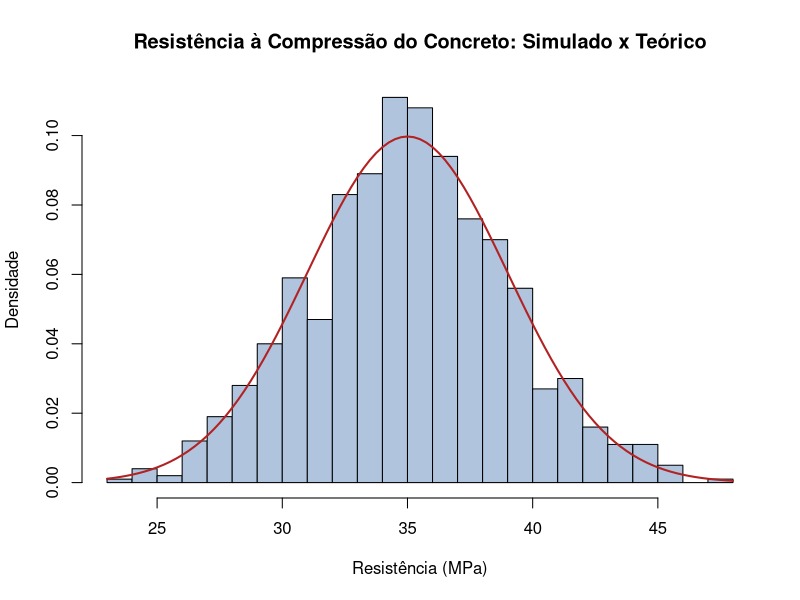
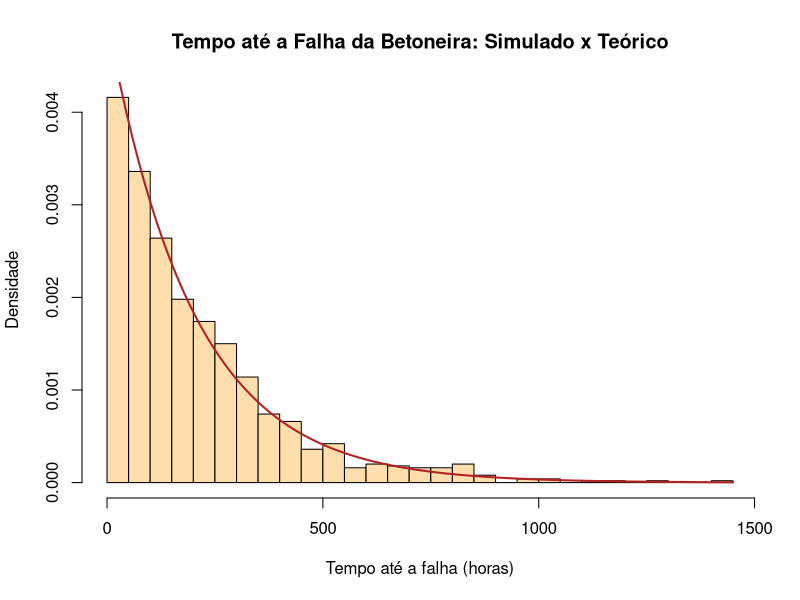
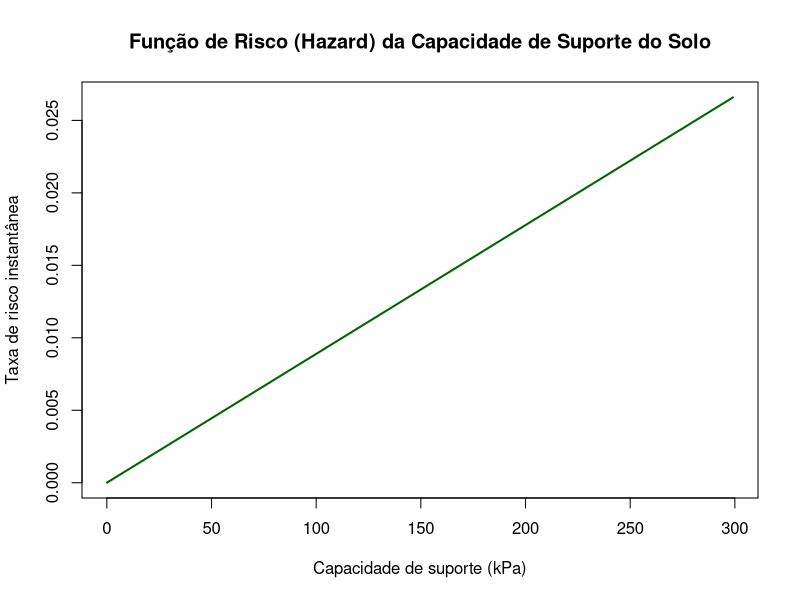
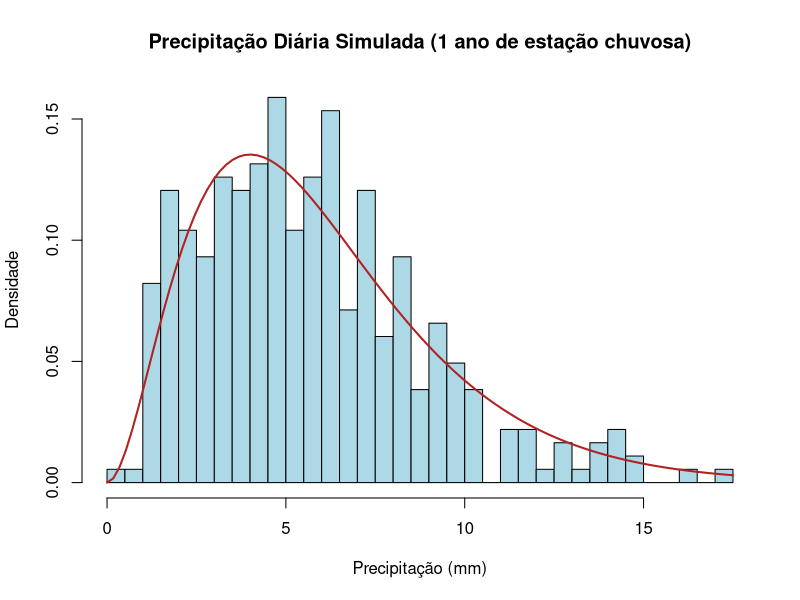

These charts were generated, in order, by the following R code:
## ---- chunk 1
library(scales)
## ---- chunk 2
mu_concreto <- 35
sd_concreto <- 4

# a) P(X < 30)
p1a <- pnorm(30, mean = mu_concreto, sd = sd_concreto)

# b) P(32 < X < 38)
p1b <- pnorm(38, mean = mu_concreto, sd = sd_concreto) -
  pnorm(32, mean = mu_concreto, sd = sd_concreto)

# c) Percentil 5 (valor abaixo do qual ficam apenas 5% das amostras)
p1c <- qnorm(0.05, mean = mu_concreto, sd = sd_concreto)

# d) Distribuição da média de 10 amostras: X_barra ~ N(mu, sd/sqrt(n))
n_amostras <- 10
erro_padrao <- sd_concreto / sqrt(n_amostras)
p1d <- pnorm(33, mean = mu_concreto, sd = erro_padrao)

data.frame(
  Grandeza = c("P(X < 30 MPa)", "P(32 < X < 38 MPa)", "Percentil 5%", "P(média de 10 < 33 MPa)"),
  Valor = c(percent(p1a, 0.01), percent(p1b, 0.01), paste0(round(p1c, 2), " MPa"), percent(p1d, 0.01))
)
## ---- chunk 3
#| fig-cap: "Histograma de 1.000 valores simulados de resistência à compressão e curva de densidade teórica N(35, 4)."
set.seed(123)
x_concreto <- rnorm(1000, mean = mu_concreto, sd = sd_concreto)

hist(x_concreto, breaks = 25, freq = FALSE, col = "lightsteelblue",
     main = "Resistência à Compressão do Concreto: Simulado x Teórico",
     xlab = "Resistência (MPa)", ylab = "Densidade")
curve(dnorm(x, mean = mu_concreto, sd = sd_concreto), add = TRUE, col = "firebrick", lwd = 2)
## ---- chunk 4
n_estacas <- 15
p_defeito <- 0.08

# a) P(X = 0)
p2a <- dbinom(0, size = n_estacas, prob = p_defeito)

# b) P(X <= 2)
p2b <- pbinom(2, size = n_estacas, prob = p_defeito)

# c) P(X >= 4)
p2c <- 1 - pbinom(3, size = n_estacas, prob = p_defeito)

# d) Esperança e variância
E2 <- n_estacas * p_defeito
Var2 <- n_estacas * p_defeito * (1 - p_defeito)

data.frame(
  Grandeza = c("P(X = 0)", "P(X ≤ 2)", "P(X ≥ 4)", "E[X]", "Var(X)"),
  Valor = c(percent(p2a, 0.01), percent(p2b, 0.01), percent(p2c, 0.01), round(E2, 2), round(Var2, 3))
)
## ---- chunk 5
set.seed(123)
sim_estacas <- rbinom(500, size = n_estacas, prob = p_defeito)
freq_sim <- table(sim_estacas) / 500
freq_teorica <- dbinom(as.numeric(names(freq_sim)), size = n_estacas, prob = p_defeito)

data.frame(
  Defeituosas = names(freq_sim),
  `Freq. simulada` = percent(as.numeric(freq_sim), 0.1),
  `Prob. teórica` = percent(freq_teorica, 0.1),
  check.names = FALSE
)
## ---- chunk 6
lambda_fissuras <- 2.5

# a) P(X = 0) em 1 km
p3a <- dpois(0, lambda = lambda_fissuras)

# b) P(X >= 3) em 1 km
p3b <- 1 - ppois(2, lambda = lambda_fissuras)

# c) P(1 <= X <= 4) em 1 km
p3c <- ppois(4, lambda = lambda_fissuras) - ppois(0, lambda = lambda_fissuras)

# d) Em 2 km, lambda dobra (propriedade aditiva da Poisson)
lambda_2km <- 2 * lambda_fissuras
p3d <- dpois(5, lambda = lambda_2km)

# e) Esperança e variância (1 km)
E3 <- lambda_fissuras
Var3 <- lambda_fissuras

data.frame(
  Grandeza = c("P(0 fissuras, 1 km)", "P(≥ 3 fissuras, 1 km)", "P(1 a 4 fissuras, 1 km)",
               "P(5 fissuras, 2 km)", "E[X] = Var(X), 1 km"),
  Valor = c(percent(p3a, 0.01), percent(p3b, 0.01), percent(p3c, 0.01), percent(p3d, 0.01), round(E3, 2))
)
## ---- chunk 7
media_betoneira <- 200
taxa_betoneira <- 1 / media_betoneira

# a) P(X > 250)
p4a <- 1 - pexp(250, rate = taxa_betoneira)

# b) P(X < 100)
p4b <- pexp(100, rate = taxa_betoneira)

# c) Tempo mediano até a falha
p4c <- qexp(0.5, rate = taxa_betoneira)

# d) Falta de memória: P(X > 150+100 | X > 150) = P(X > 100)
p4d <- 1 - pexp(100, rate = taxa_betoneira)

data.frame(
  Grandeza = c("P(X > 250 h)", "P(X < 100 h)", "Mediana", "P(mais 100h | já operou 150h)"),
  Valor = c(percent(p4a, 0.01), percent(p4b, 0.01), paste0(round(p4c, 1), " h"), percent(p4d, 0.01))
)
## ---- chunk 8
#| fig-cap: "Histograma de 1.000 tempos de falha simulados e curva de densidade teórica Exponencial(β = 1/200)."
set.seed(123)
x_betoneira <- rexp(1000, rate = taxa_betoneira)

hist(x_betoneira, breaks = 25, freq = FALSE, col = "navajowhite",
     main = "Tempo até a Falha da Betoneira: Simulado x Teórico",
     xlab = "Tempo até a falha (horas)", ylab = "Densidade")
curve(dexp(x, rate = taxa_betoneira), add = TRUE, col = "firebrick", lwd = 2)
## ---- chunk 9
forma_solo <- 2
escala_solo <- 150

# a) P(X < 100)
p5a <- pweibull(100, shape = forma_solo, scale = escala_solo)

# b) P(120 < X < 200)
p5b <- pweibull(200, shape = forma_solo, scale = escala_solo) -
  pweibull(120, shape = forma_solo, scale = escala_solo)

# c) Percentil 90
p5c <- qweibull(0.90, shape = forma_solo, scale = escala_solo)

# d) Média e desvio padrão (via função gama)
media_solo <- escala_solo * gamma(1 + 1/forma_solo)
var_solo <- escala_solo^2 * (gamma(1 + 2/forma_solo) - gamma(1 + 1/forma_solo)^2)
dp_solo <- sqrt(var_solo)

data.frame(
  Grandeza = c("P(X < 100 kPa)", "P(120 < X < 200 kPa)", "Percentil 90%", "Média", "Desvio padrão"),
  Valor = c(percent(p5a, 0.01), percent(p5b, 0.01), paste0(round(p5c, 1), " kPa"),
            paste0(round(media_solo, 1), " kPa"), paste0(round(dp_solo, 1), " kPa"))
)
## ---- chunk 10
#| fig-cap: "Função de risco (hazard) da capacidade de suporte do solo, Weibull(k = 2, λ = 150)."
x_seq <- seq(0.1, 300, by = 1)
hazard <- (forma_solo / escala_solo) * (x_seq / escala_solo)^(forma_solo - 1)

plot(x_seq, hazard, type = "l", col = "darkgreen", lwd = 2,
     main = "Função de Risco (Hazard) da Capacidade de Suporte do Solo",
     xlab = "Capacidade de suporte (kPa)", ylab = "Taxa de risco instantânea")
## ---- chunk 11
forma_chuva <- 3
taxa_chuva <- 0.5

# a) P(X > 10)
p6a <- 1 - pgamma(10, shape = forma_chuva, rate = taxa_chuva)

# b) P(5 < X < 15)
p6b <- pgamma(15, shape = forma_chuva, rate = taxa_chuva) -
  pgamma(5, shape = forma_chuva, rate = taxa_chuva)

# c) Percentil 95 (evento extremo)
p6c <- qgamma(0.95, shape = forma_chuva, rate = taxa_chuva)

# d) Esperança e variância
E6 <- forma_chuva / taxa_chuva
Var6 <- forma_chuva / taxa_chuva^2

data.frame(
  Grandeza = c("P(chuva > 10 mm)", "P(5 < chuva < 15 mm)", "Percentil 95% (evento extremo)", "E[X]", "Var(X)"),
  Valor = c(percent(p6a, 0.01), percent(p6b, 0.01), paste0(round(p6c, 1), " mm"), round(E6, 2), round(Var6, 2))
)
## ---- chunk 12
#| fig-cap: "Histograma de 365 dias de precipitação diária simulada, Gama(α = 3, β = 0,5)."
set.seed(123)
x_chuva <- rgamma(365, shape = forma_chuva, rate = taxa_chuva)

hist(x_chuva, breaks = 25, freq = FALSE, col = "lightblue",
     main = "Precipitação Diária Simulada (1 ano de estação chuvosa)",
     xlab = "Precipitação (mm)", ylab = "Densidade")
curve(dgamma(x, shape = forma_chuva, rate = taxa_chuva), add = TRUE, col = "firebrick", lwd = 2)
## ---- chunk 13
set.seed(123)
n_sim <- 10000
x_mc <- rnorm(n_sim, mean = mu_concreto, sd = sd_concreto)

prop_simulada <- mean(x_mc < 30)
prop_teorica <- pnorm(30, mean = mu_concreto, sd = sd_concreto)

data.frame(
  Grandeza = c("Proporção simulada (n = 10.000)", "Probabilidade teórica (Parte 1a)"),
  Valor = c(percent(prop_simulada, 0.01), percent(prop_teorica, 0.01))
)
